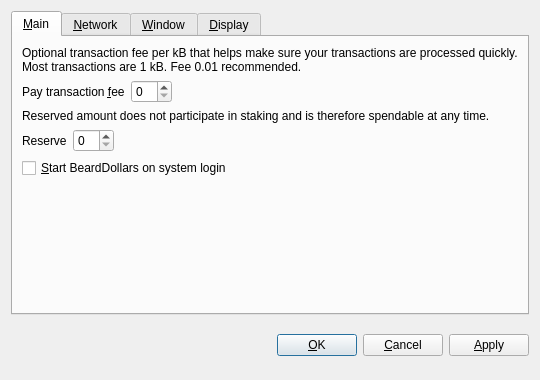
<?xml version="1.0" encoding="UTF-8"?>
<ui version="4.0">
 <class>OptionsDialog</class>
 <widget class="QDialog" name="OptionsDialog">
  <property name="geometry">
   <rect>
    <x>0</x>
    <y>0</y>
    <width>540</width>
    <height>380</height>
   </rect>
  </property>
  <property name="windowTitle">
   <string>Options</string>
  </property>
  <property name="modal">
   <bool>true</bool>
  </property>
  <layout class="QVBoxLayout" name="verticalLayout">
   <item>
    <widget class="QTabWidget" name="tabWidget">
     <property name="tabPosition">
      <enum>QTabWidget::North</enum>
     </property>
     <property name="currentIndex">
      <number>0</number>
     </property>
     <widget class="QWidget" name="tabMain">
      <attribute name="title">
       <string>&amp;Main</string>
      </attribute>
      <layout class="QVBoxLayout" name="verticalLayout_Main">
       <item>
        <widget class="QLabel" name="transactionFeeInfoLabel">
         <property name="text">
          <string>Optional transaction fee per kB that helps make sure your transactions are processed quickly. Most transactions are 1 kB. Fee 0.01 recommended.</string>
         </property>
         <property name="textFormat">
          <enum>Qt::PlainText</enum>
         </property>
         <property name="wordWrap">
          <bool>true</bool>
         </property>
        </widget>
       </item>
       <item>
        <layout class="QHBoxLayout" name="horizontalLayoutFee">
         <item>
          <widget class="QLabel" name="transactionFeeLabel">
           <property name="text">
            <string>Pay transaction &amp;fee</string>
           </property>
           <property name="textFormat">
            <enum>Qt::PlainText</enum>
           </property>
           <property name="buddy">
            <cstring>transactionFee</cstring>
           </property>
          </widget>
         </item>
         <item>
          <widget class="BitcoinAmountField" name="transactionFee"/>
         </item>
         <item>
          <spacer name="horizontalSpacerFee">
           <property name="orientation">
            <enum>Qt::Horizontal</enum>
           </property>
           <property name="sizeHint" stdset="0">
            <size>
             <width>40</width>
             <height>20</height>
            </size>
           </property>
          </spacer>
         </item>
        </layout>
       </item>
       <item>
        <widget class="QLabel" name="reserveBalanceInfoLabel">
         <property name="text">
          <string>Reserved amount does not participate in staking and is therefore spendable at any time.</string>
         </property>
         <property name="textFormat">
          <enum>Qt::PlainText</enum>
         </property>
         <property name="wordWrap">
          <bool>true</bool>
         </property>
        </widget>
       </item>
       <item>
        <layout class="QHBoxLayout" name="horizontalLayoutReserveBalance">
         <item>
          <widget class="QLabel" name="reserveBalanceLabel">
           <property name="text">
            <string>Reserve</string>
           </property>
           <property name="textFormat">
            <enum>Qt::PlainText</enum>
           </property>
           <property name="buddy">
            <cstring>reserveBalance</cstring>
           </property>
          </widget>
         </item>
         <item>
          <widget class="BitcoinAmountField" name="reserveBalance"/>
         </item>
         <item>
          <spacer name="horizontalSpacerReserveBalance">
           <property name="orientation">
            <enum>Qt::Horizontal</enum>
           </property>
           <property name="sizeHint" stdset="0">
            <size>
             <width>40</width>
             <height>20</height>
            </size>
           </property>
          </spacer>
         </item>
        </layout>
       </item>
       <item>
        <widget class="QCheckBox" name="bitcoinAtStartup">
         <property name="toolTip">
          <string>Automatically start BeardDollars after logging in to the system.</string>
         </property>
         <property name="text">
          <string>&amp;Start BeardDollars on system login</string>
         </property>
        </widget>
       </item>
       <item>
        <spacer name="verticalSpacer_Main">
         <property name="orientation">
          <enum>Qt::Vertical</enum>
         </property>
         <property name="sizeHint" stdset="0">
          <size>
           <width>20</width>
           <height>40</height>
          </size>
         </property>
        </spacer>
       </item>
      </layout>
     </widget>
     <widget class="QWidget" name="tabNetwork">
      <attribute name="title">
       <string>&amp;Network</string>
      </attribute>
      <layout class="QVBoxLayout" name="verticalLayout_Network">
       <item>
        <widget class="QCheckBox" name="mapPortUpnp">
         <property name="toolTip">
          <string>Automatically open the BeardDollars client port on the router. This only works when your router supports UPnP and it is enabled.</string>
         </property>
         <property name="text">
          <string>Map port using &amp;UPnP</string>
         </property>
        </widget>
       </item>
       <item>
        <widget class="QCheckBox" name="connectSocks">
         <property name="toolTip">
          <string>Connect to the BeardDollars network through a SOCKS proxy (e.g. when connecting through Tor).</string>
         </property>
         <property name="text">
          <string>&amp;Connect through SOCKS proxy:</string>
         </property>
        </widget>
       </item>
       <item>
        <layout class="QHBoxLayout" name="horizontalLayout_Network">
         <item>
          <widget class="QLabel" name="proxyIpLabel">
           <property name="text">
            <string>Proxy &amp;IP:</string>
           </property>
           <property name="textFormat">
            <enum>Qt::PlainText</enum>
           </property>
           <property name="buddy">
            <cstring>proxyIp</cstring>
           </property>
          </widget>
         </item>
         <item>
          <widget class="QValidatedLineEdit" name="proxyIp">
           <property name="maximumSize">
            <size>
             <width>140</width>
             <height>16777215</height>
            </size>
           </property>
           <property name="toolTip">
            <string>IP address of the proxy (e.g. 127.0.0.1)</string>
           </property>
          </widget>
         </item>
         <item>
          <widget class="QLabel" name="proxyPortLabel">
           <property name="text">
            <string>&amp;Port:</string>
           </property>
           <property name="textFormat">
            <enum>Qt::PlainText</enum>
           </property>
           <property name="buddy">
            <cstring>proxyPort</cstring>
           </property>
          </widget>
         </item>
         <item>
          <widget class="QLineEdit" name="proxyPort">
           <property name="maximumSize">
            <size>
             <width>55</width>
             <height>16777215</height>
            </size>
           </property>
           <property name="toolTip">
            <string>Port of the proxy (e.g. 9050)</string>
           </property>
          </widget>
         </item>
         <item>
          <widget class="QLabel" name="socksVersionLabel">
           <property name="text">
            <string>SOCKS &amp;Version:</string>
           </property>
           <property name="textFormat">
            <enum>Qt::PlainText</enum>
           </property>
           <property name="buddy">
            <cstring>socksVersion</cstring>
           </property>
          </widget>
         </item>
         <item>
          <widget class="QValueComboBox" name="socksVersion">
           <property name="toolTip">
            <string>SOCKS version of the proxy (e.g. 5)</string>
           </property>
          </widget>
         </item>
         <item>
          <spacer name="horizontalSpacer_Network">
           <property name="orientation">
            <enum>Qt::Horizontal</enum>
           </property>
           <property name="sizeHint" stdset="0">
            <size>
             <width>40</width>
             <height>20</height>
            </size>
           </property>
          </spacer>
         </item>
        </layout>
       </item>
       <item>
        <spacer name="verticalSpacer_Network">
         <property name="orientation">
          <enum>Qt::Vertical</enum>
         </property>
         <property name="sizeHint" stdset="0">
          <size>
           <width>20</width>
           <height>40</height>
          </size>
         </property>
        </spacer>
       </item>
      </layout>
     </widget>
     <widget class="QWidget" name="tabWindow">
      <attribute name="title">
       <string>&amp;Window</string>
      </attribute>
      <layout class="QVBoxLayout" name="verticalLayout_Window">
       <item>
        <widget class="QCheckBox" name="minimizeToTray">
         <property name="toolTip">
          <string>Show only a tray icon after minimizing the window.</string>
         </property>
         <property name="text">
          <string>&amp;Minimize to the tray instead of the taskbar</string>
         </property>
        </widget>
       </item>
       <item>
        <widget class="QCheckBox" name="minimizeOnClose">
         <property name="toolTip">
          <string>Minimize instead of exit the application when the window is closed. When this option is enabled, the application will be closed only after selecting Quit in the menu.</string>
         </property>
         <property name="text">
          <string>M&amp;inimize on close</string>
         </property>
        </widget>
       </item>
       <item>
        <spacer name="verticalSpacer_Window">
         <property name="orientation">
          <enum>Qt::Vertical</enum>
         </property>
         <property name="sizeHint" stdset="0">
          <size>
           <width>20</width>
           <height>40</height>
          </size>
         </property>
        </spacer>
       </item>
      </layout>
     </widget>
     <widget class="QWidget" name="tabDisplay">
      <attribute name="title">
       <string>&amp;Display</string>
      </attribute>
      <layout class="QVBoxLayout" name="verticalLayout_Display">
       <item>
        <layout class="QHBoxLayout" name="horizontalLayout_1_Display">
         <item>
          <widget class="QLabel" name="langLabel">
           <property name="text">
            <string>User Interface &amp;language:</string>
           </property>
           <property name="textFormat">
            <enum>Qt::PlainText</enum>
           </property>
           <property name="buddy">
            <cstring>lang</cstring>
           </property>
          </widget>
         </item>
         <item>
          <widget class="QValueComboBox" name="lang">
           <property name="toolTip">
            <string>The user interface language can be set here. This setting will take effect after restarting BeardDollars.</string>
           </property>
          </widget>
         </item>
        </layout>
       </item>
       <item>
        <layout class="QHBoxLayout" name="horizontalLayout_2_Display">
         <item>
          <widget class="QLabel" name="unitLabel">
           <property name="text">
            <string>&amp;Unit to show amounts in:</string>
           </property>
           <property name="textFormat">
            <enum>Qt::PlainText</enum>
           </property>
           <property name="buddy">
            <cstring>unit</cstring>
           </property>
          </widget>
         </item>
         <item>
          <widget class="QValueComboBox" name="unit">
           <property name="toolTip">
            <string>Choose the default subdivision unit to show in the interface and when sending coins.</string>
           </property>
          </widget>
         </item>
        </layout>
       </item>
       <item>
        <widget class="QCheckBox" name="displayAddresses">
         <property name="toolTip">
          <string>Whether to show BeardDollars addresses in the transaction list or not.</string>
         </property>
         <property name="text">
          <string>&amp;Display addresses in transaction list</string>
         </property>
        </widget>
       </item>
       <item>
        <widget class="QCheckBox" name="coinControlFeatures">
         <property name="toolTip">
          <string>Whether to show coin control features or not.</string>
         </property>
         <property name="text">
          <string>Display coin &amp;control features (experts only!)</string>
         </property>
        </widget>
       </item>
       <item>
        <spacer name="verticalSpacer_Display">
         <property name="orientation">
          <enum>Qt::Vertical</enum>
         </property>
         <property name="sizeHint" stdset="0">
          <size>
           <width>20</width>
           <height>40</height>
          </size>
         </property>
        </spacer>
       </item>
      </layout>
     </widget>
    </widget>
   </item>
   <item>
    <layout class="QHBoxLayout" name="horizontalLayout_Buttons">
     <item>
      <spacer name="horizontalSpacer_1">
       <property name="orientation">
        <enum>Qt::Horizontal</enum>
       </property>
       <property name="sizeHint" stdset="0">
        <size>
         <width>40</width>
         <height>48</height>
        </size>
       </property>
      </spacer>
     </item>
     <item>
      <widget class="QLabel" name="statusLabel">
       <property name="font">
        <font>
         <weight>75</weight>
         <bold>true</bold>
        </font>
       </property>
       <property name="text">
        <string/>
       </property>
       <property name="textFormat">
        <enum>Qt::PlainText</enum>
       </property>
       <property name="wordWrap">
        <bool>true</bool>
       </property>
      </widget>
     </item>
     <item>
      <spacer name="horizontalSpacer_2">
       <property name="orientation">
        <enum>Qt::Horizontal</enum>
       </property>
       <property name="sizeHint" stdset="0">
        <size>
         <width>40</width>
         <height>48</height>
        </size>
       </property>
      </spacer>
     </item>
     <item>
      <widget class="QPushButton" name="okButton">
       <property name="text">
        <string>&amp;OK</string>
       </property>
      </widget>
     </item>
     <item>
      <widget class="QPushButton" name="cancelButton">
       <property name="text">
        <string>&amp;Cancel</string>
       </property>
       <property name="autoDefault">
        <bool>false</bool>
       </property>
      </widget>
     </item>
     <item>
      <widget class="QPushButton" name="applyButton">
       <property name="text">
        <string>&amp;Apply</string>
       </property>
       <property name="autoDefault">
        <bool>false</bool>
       </property>
      </widget>
     </item>
    </layout>
   </item>
  </layout>
 </widget>
 <customwidgets>
  <customwidget>
   <class>BitcoinAmountField</class>
   <extends>QSpinBox</extends>
   <header>bitcoinamountfield.h</header>
  </customwidget>
  <customwidget>
   <class>QValueComboBox</class>
   <extends>QComboBox</extends>
   <header>qvaluecombobox.h</header>
  </customwidget>
  <customwidget>
   <class>QValidatedLineEdit</class>
   <extends>QLineEdit</extends>
   <header>qvalidatedlineedit.h</header>
  </customwidget>
 </customwidgets>
 <resources/>
 <connections/>
</ui>
